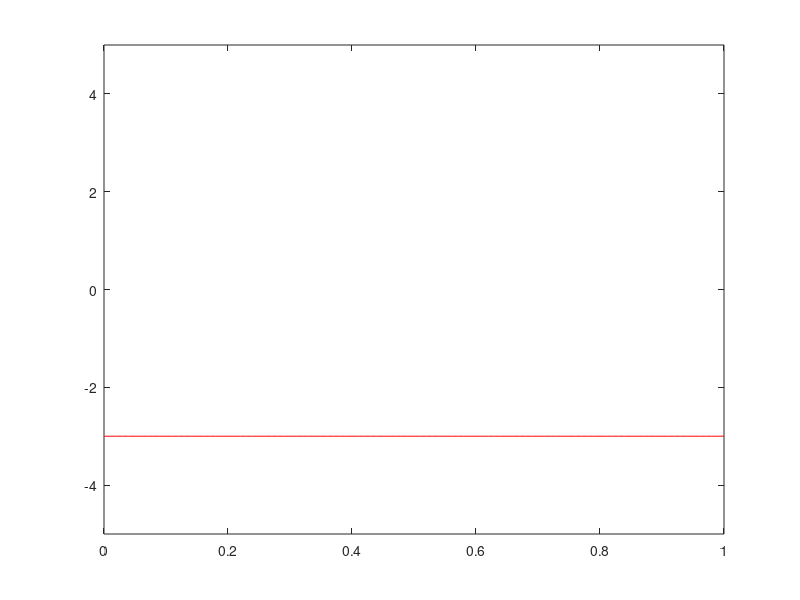
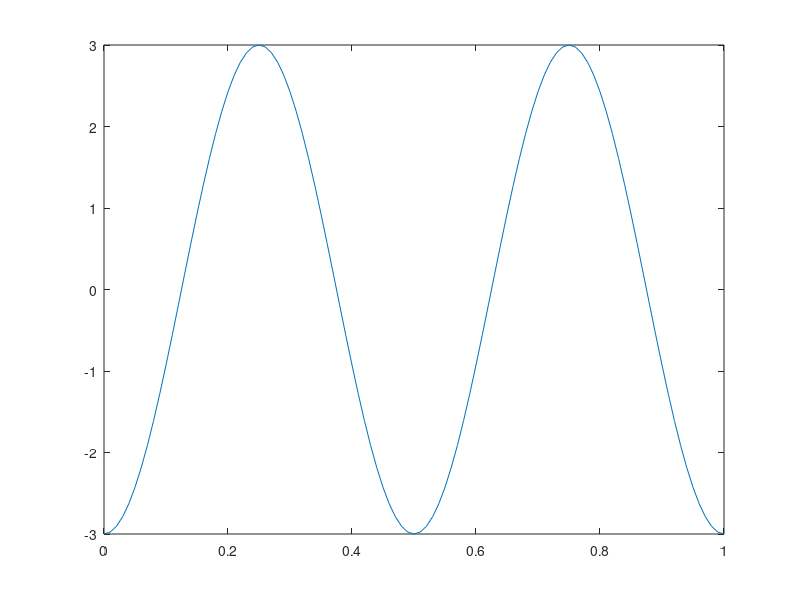

Reproduce these figures in MATLAB, in order.
%Polar NRZ
clc
clear all;
n = input("Enter the input bit: ")
%n = [1,0,1,0,1];
%mapping 1 = 3V and 0 = 0V

for ii = 1: length(n)
  if n(ii) == 1;
    nn(ii) = 3;
   else nn(ii) = -3;
 endif
 endfor

 %pulse shapping
 i = 1;
 t = 0:0.01 : length(n);
 for j = 1 : length(t)
   if t(j) <= i;
     y(j) = nn(i);
    else
      y(j) = nn(i);
      i = i+1;
   endif
 endfor
plot(t,y,'r-')
axis([0 length(n) -10 10]);
c=cos(2*pi*2*t);
x = y.*c;

%plotting
figure(1)
plot(t, y, 'r-')
axis([0 length(n) -5 5]);
figure(2)
plot(t,x)


